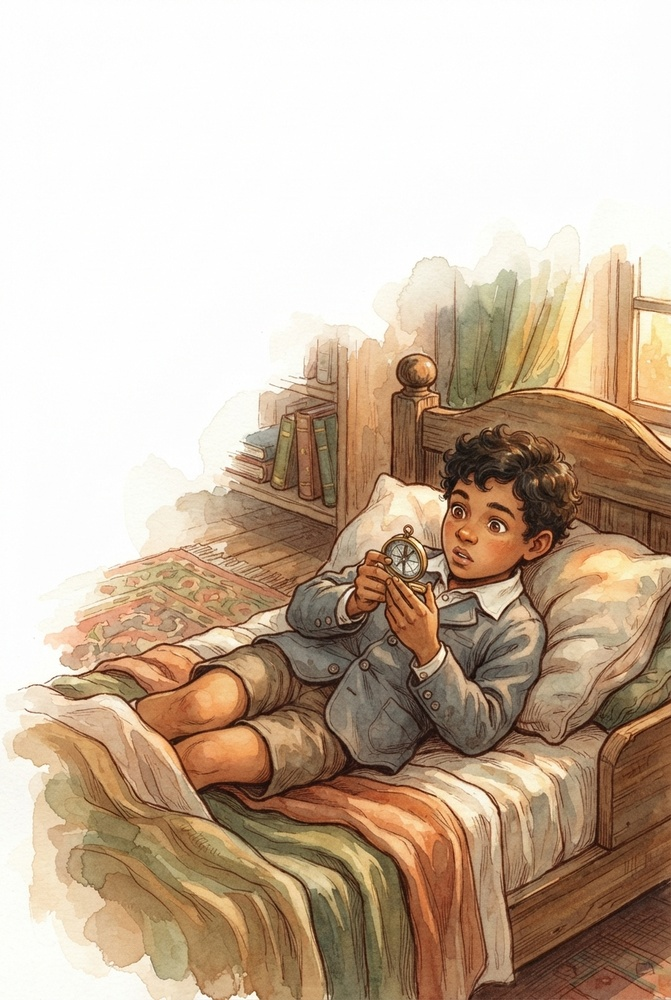
#> input picture art/originals/albert-einstein/chapter-1.jpg, 671 x 1000 px, shrunk from 848 x 1264 before the run
$ python remove-bg.py ../art/originals/albert-einstein/chapter-1.jpg out.png
#> lines starting #> are read from the running program, lines starting #| are printed output that depends on the picture
#!/usr/bin/env python3
"""
knockout.py — make the paper/flat background of an illustration transparent.

Approach: auto-detect the paper colour from the image border, then set each
pixel's alpha from its distance to that colour (paper -> transparent, paint ->
opaque). Optionally "unmultiply" partial-alpha pixels to remove paper-tinted
fringing. Works well for watercolour / ink / sketches on uniform light paper.
"""
import argparse, numpy as np
from PIL import Image, ImageFilter


def detect_paper(rgb, border=0.04):
#> called with border = 0.04
    h, w = rgb.shape[:2]
#> h = 1000; w = 671
    b = max(2, int(min(h, w) * border))
#> b = 26
    edge = np.concatenate([
        rgb[:b].reshape(-1, 3), rgb[-b:].reshape(-1, 3),
        rgb[:, :b].reshape(-1, 3), rgb[:, -b:].reshape(-1, 3),
    ])
    return np.median(edge, axis=0)


def knockout(img, paper=None, low=8, high=60, feather=0.8,
             unmultiply=True, border=0.04):
    rgb = np.asarray(img.convert("RGB")).astype(np.float32)
    paper = detect_paper(rgb, border) if paper is None else np.array(paper, np.float32)
#> paper = [253, 253, 248]

    # distance to paper, per pixel (max channel diff is punchier than euclidean)
    dist = np.max(np.abs(rgb - paper), axis=2)
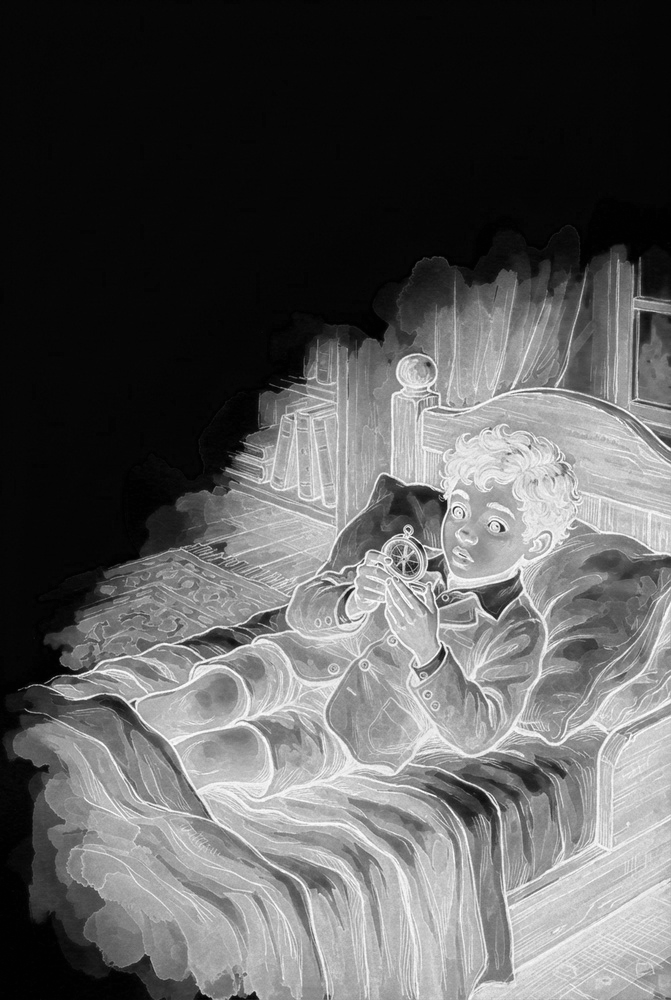
#> dist: shape (1000, 671) float32; min 1, max 251, mean 91.8
    alpha = np.clip((dist - low) / max(1e-6, (high - low)), 0, 1)
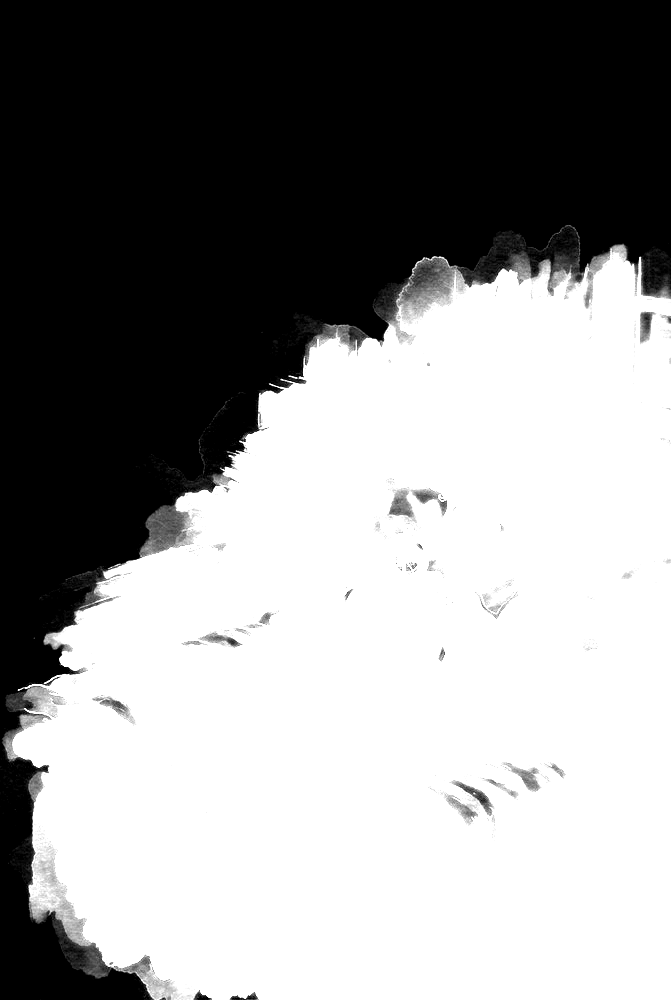
#> alpha: shape (1000, 671) float32; min 0, max 1, mean 0.57

    if feather > 0:
        alpha = np.asarray(
            Image.fromarray((alpha * 255).astype(np.uint8))
            .filter(ImageFilter.GaussianBlur(feather))
        ).astype(np.float32) / 255.0

    out = rgb.copy()
    if unmultiply:
        # pixel = art*alpha + paper*(1-alpha)  ->  recover art where alpha>0
        a = np.clip(alpha, 1e-3, 1)[..., None]
        out = np.clip((rgb - paper * (1 - a)) / a, 0, 255)
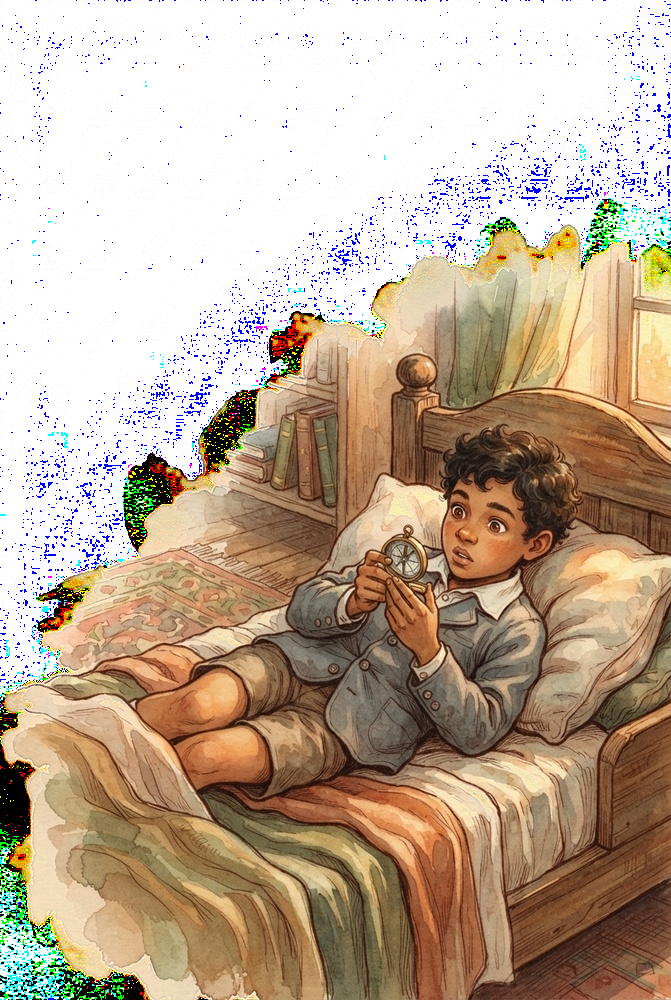
#> out: shape (1000, 671, 3) float32; mean R, G, B 191.1, 171.3, 151.6

    rgba = np.dstack([out, alpha * 255]).astype(np.uint8)
    return Image.fromarray(rgba, "RGBA"), paper


if __name__ == "__main__":
    p = argparse.ArgumentParser()
    p.add_argument("input")
    p.add_argument("output")
    p.add_argument("--paper", type=int, nargs=3, default=None,
                   help="paper RGB, e.g. --paper 237 228 200 (default: auto)")
    p.add_argument("--low", type=float, default=8,
                   help="distance below which a pixel is fully paper (transparent)")
    p.add_argument("--high", type=float, default=60,
                   help="distance above which a pixel is fully opaque")
    p.add_argument("--feather", type=float, default=0.8, help="edge blur px")
    p.add_argument("--no-unmultiply", action="store_true")
    a = p.parse_args()
    out, paper = knockout(Image.open(a.input), a.paper, a.low, a.high,
                          a.feather, not a.no_unmultiply)
#> paper = [253, 253, 248]
    out.save(a.output)
    print(f"paper={tuple(int(x) for x in paper)}  ->  {a.output}")
#| paper=(253, 253, 248)  ->  out.png

$ run again, on art/originals/albert-einstein/chapter-3.jpg
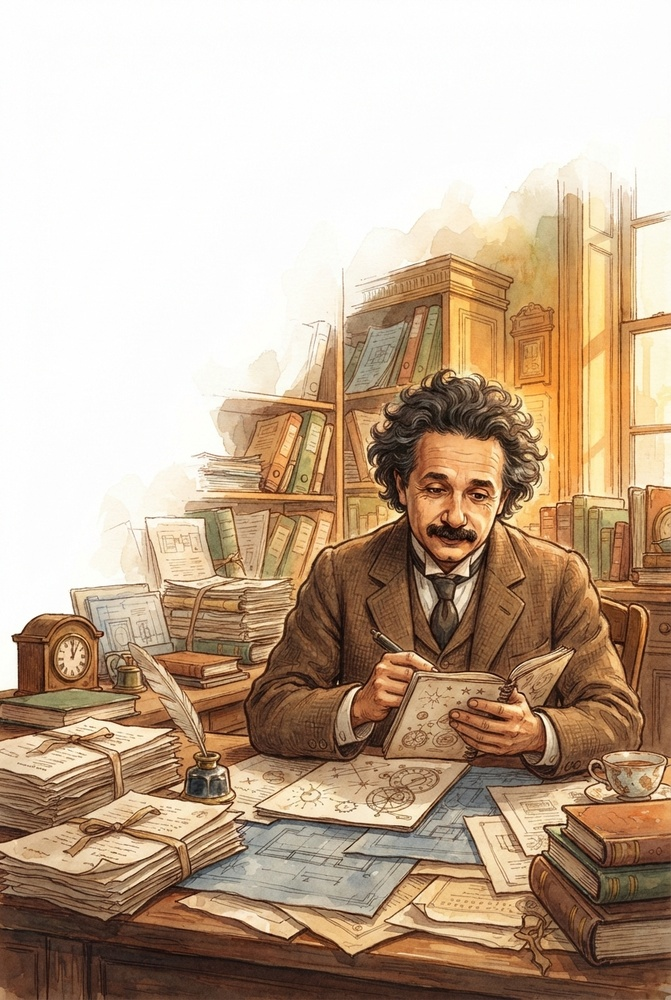
#> input picture art/originals/albert-einstein/chapter-3.jpg, 671 x 1000 px, shrunk from 848 x 1264 before the run
#> in knockout, `paper = detect_paper(rgb, border) if paper is None else np.array(paper..`: paper = [251, 246, 217]
#> in knockout, `alpha = np.clip((dist - low) / max(1e-6, (high - low)), 0, 1)`:
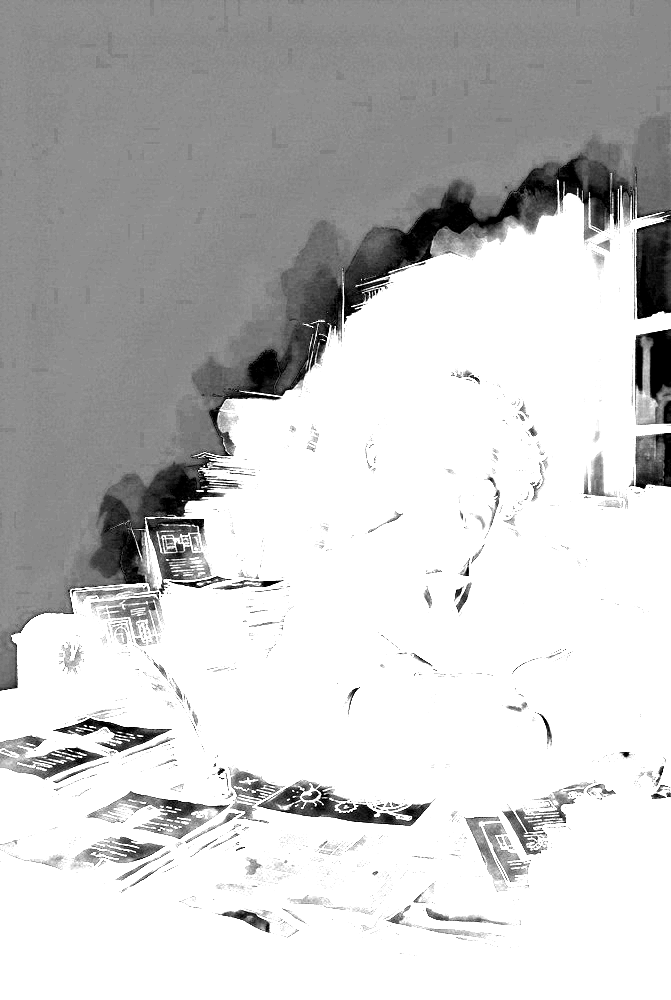
#> alpha: shape (1000, 671) float32; min 0, max 1, mean 0.78
#> in knockout, `rgba = np.dstack([out, alpha * 255]).astype(np.uint8)`:
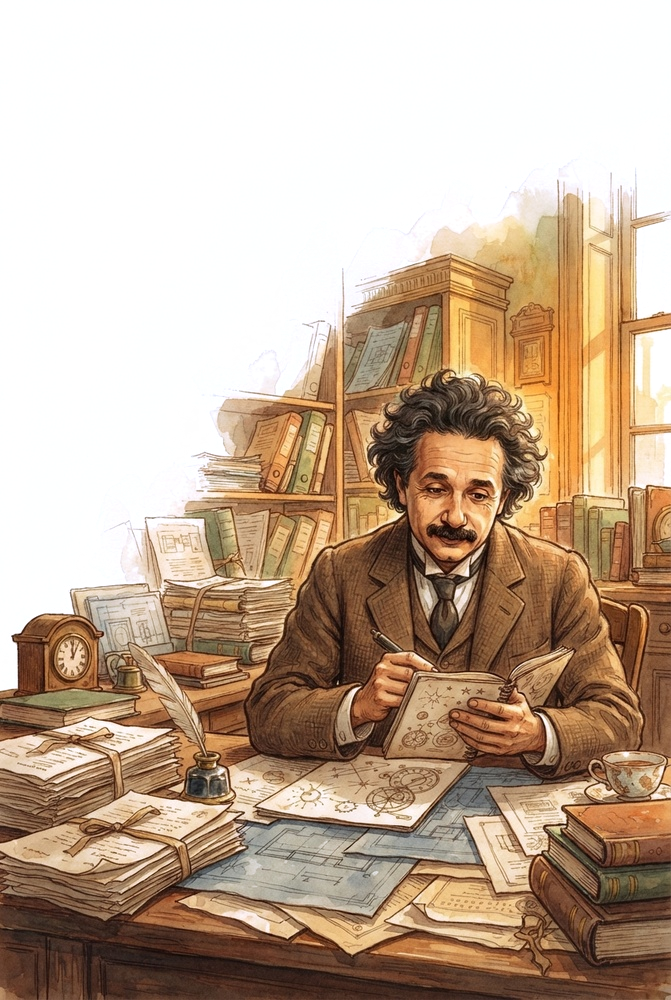
#> rgba: shape (1000, 671, 4); mean R, G, B, A 191.9, 166.8, 146.1, 198.7; transparent parts drawn white
#| paper=(251, 246, 217)  ->  out.png

$ run again, on art/originals/albert-einstein/chapter-4.jpg
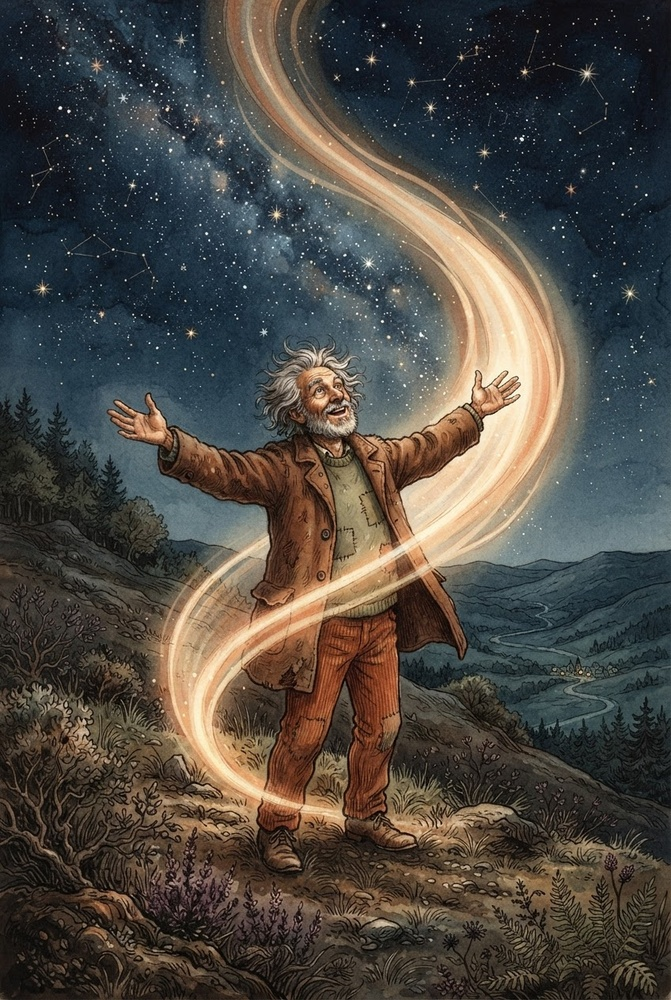
#> input picture art/originals/albert-einstein/chapter-4.jpg, 671 x 1000 px, shrunk from 848 x 1264 before the run
#> in knockout, `paper = detect_paper(rgb, border) if paper is None else np.array(paper..`: paper = [32, 36, 39]
#> in knockout, `alpha = np.clip((dist - low) / max(1e-6, (high - low)), 0, 1)`:
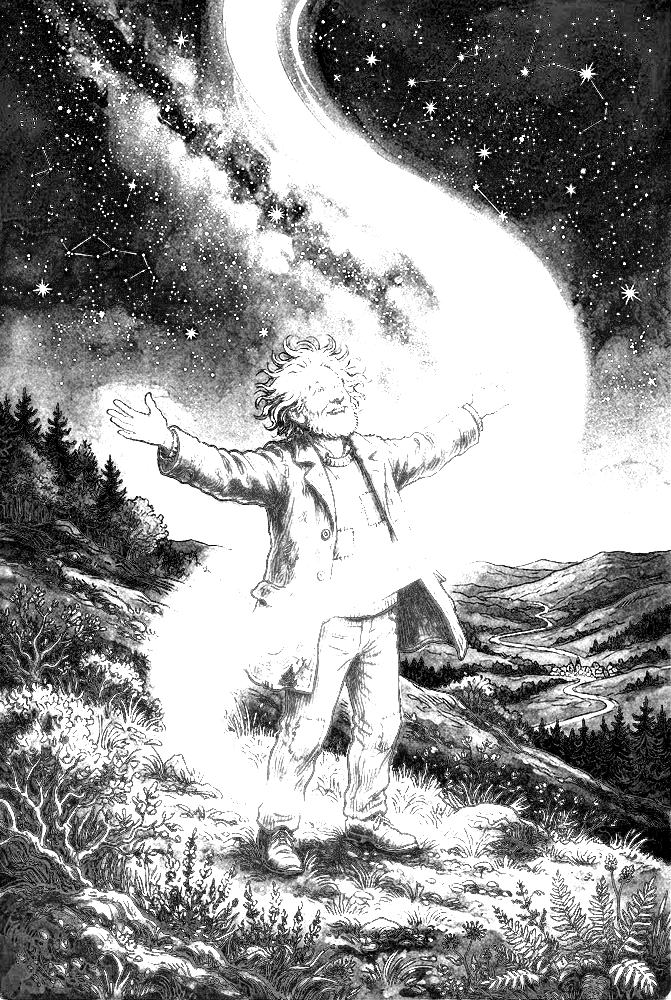
#> alpha: shape (1000, 671) float32; min 0, max 1, mean 0.58
#> in knockout, `rgba = np.dstack([out, alpha * 255]).astype(np.uint8)`:
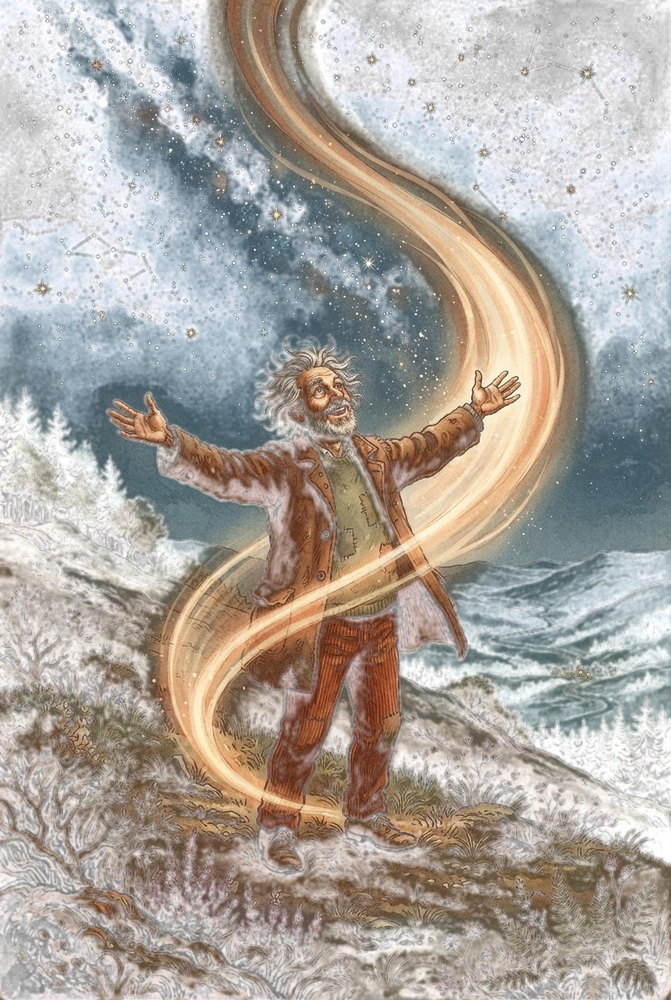
#> rgba: shape (1000, 671, 4); mean R, G, B, A 84.8, 79.6, 77.8, 147.5; transparent parts drawn white
#| paper=(32, 36, 39)  ->  out.png

$ run again, on art/originals/albert-einstein/modern.jpg
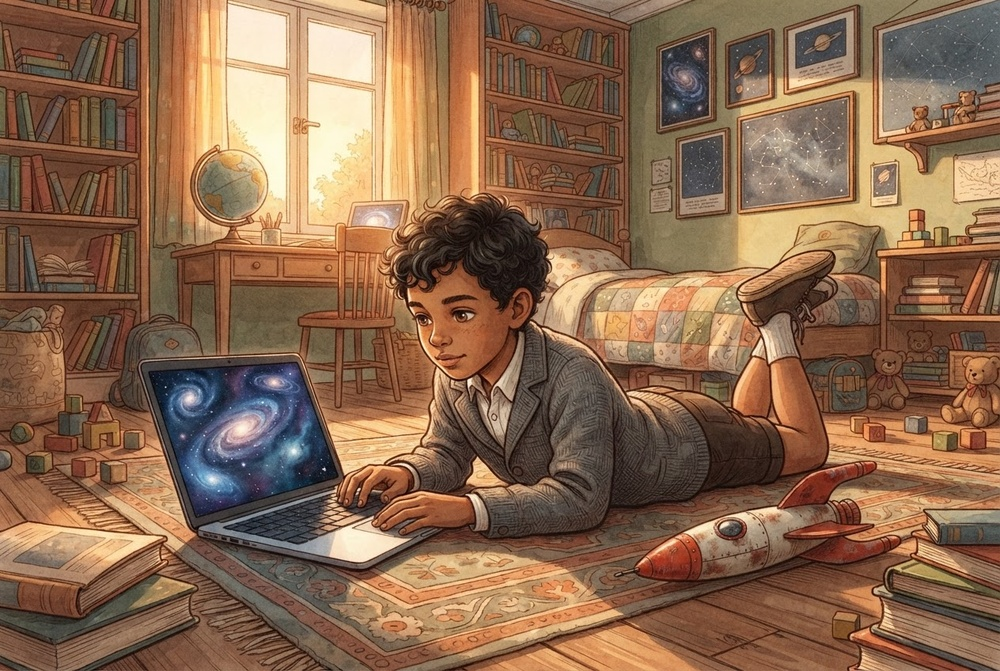
#> input picture art/originals/albert-einstein/modern.jpg, 1000 x 671 px, shrunk from 1264 x 848 before the run
#> in knockout, `paper = detect_paper(rgb, border) if paper is None else np.array(paper..`: paper = [130, 94, 71]
#> in knockout, `alpha = np.clip((dist - low) / max(1e-6, (high - low)), 0, 1)`:
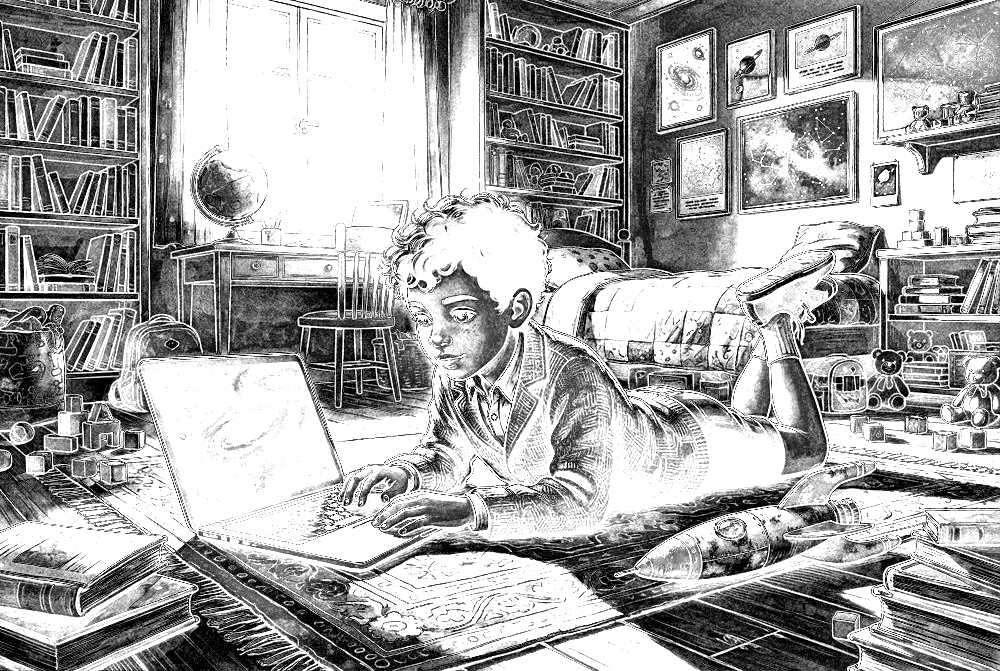
#> alpha: shape (671, 1000) float32; min 0, max 1, mean 0.647
#> in knockout, `rgba = np.dstack([out, alpha * 255]).astype(np.uint8)`:
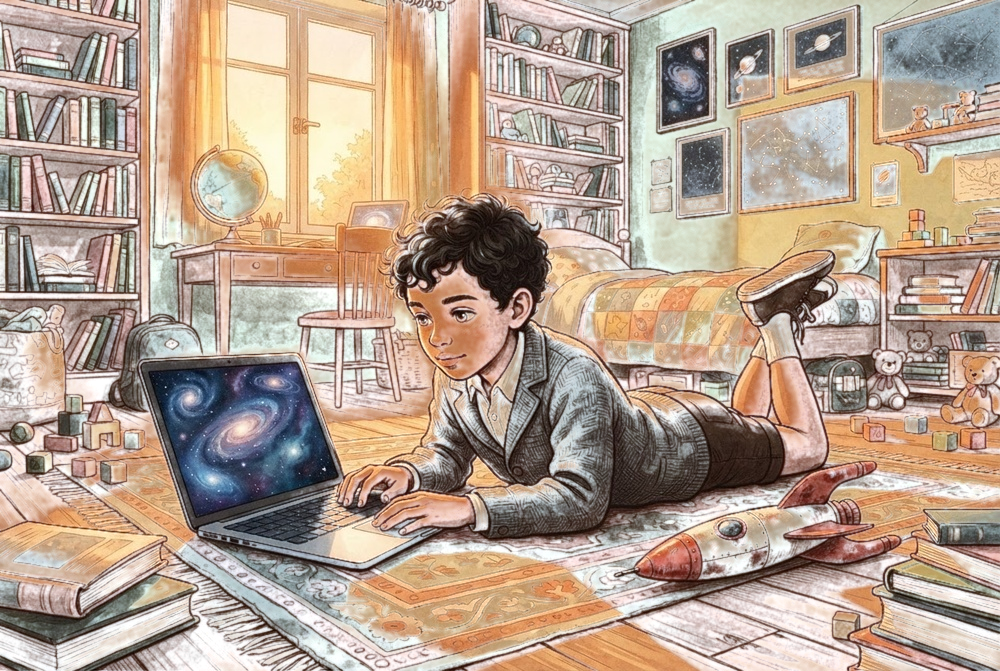
#> rgba: shape (671, 1000, 4); mean R, G, B, A 134.3, 100.1, 74.9, 164.6; transparent parts drawn white
#| paper=(130, 94, 71)  ->  out.png
